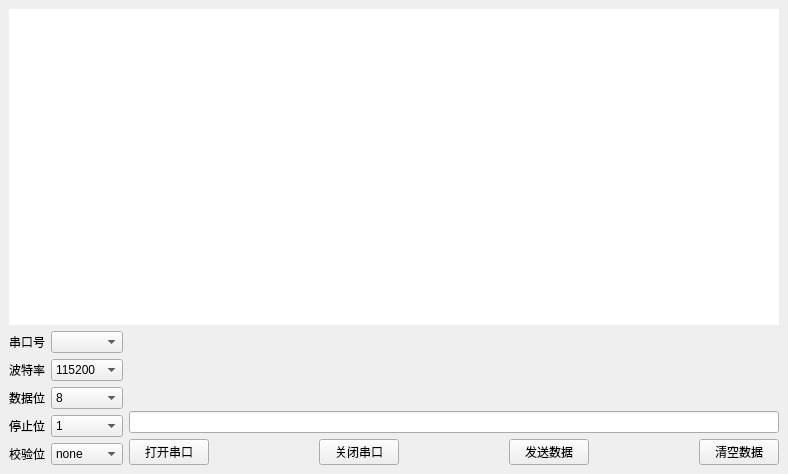
<?xml version="1.0" encoding="UTF-8"?>
<ui version="4.0">
 <class>MainWindow</class>
 <widget class="QMainWindow" name="MainWindow">
  <property name="geometry">
   <rect>
    <x>0</x>
    <y>0</y>
    <width>788</width>
    <height>474</height>
   </rect>
  </property>
  <property name="windowTitle">
   <string>MainWindow</string>
  </property>
  <widget class="QWidget" name="centralwidget">
   <layout class="QGridLayout" name="gridLayout_3">
    <item row="0" column="0">
     <layout class="QGridLayout" name="gridLayout_2">
      <item row="1" column="0" rowspan="3">
       <layout class="QGridLayout" name="gridLayout">
        <item row="0" column="0">
         <widget class="QLabel" name="label">
          <property name="text">
           <string>串口号</string>
          </property>
         </widget>
        </item>
        <item row="0" column="1">
         <widget class="QComboBox" name="serialCb"/>
        </item>
        <item row="1" column="0">
         <widget class="QLabel" name="label_2">
          <property name="text">
           <string>波特率</string>
          </property>
         </widget>
        </item>
        <item row="1" column="1">
         <widget class="QComboBox" name="bauntRateCb">
          <item>
           <property name="text">
            <string>115200</string>
           </property>
          </item>
          <item>
           <property name="text">
            <string>9600</string>
           </property>
          </item>
          <item>
           <property name="text">
            <string>4800</string>
           </property>
          </item>
         </widget>
        </item>
        <item row="2" column="0">
         <widget class="QLabel" name="label_3">
          <property name="text">
           <string>数据位</string>
          </property>
         </widget>
        </item>
        <item row="2" column="1">
         <widget class="QComboBox" name="dataCb">
          <item>
           <property name="text">
            <string>8</string>
           </property>
          </item>
          <item>
           <property name="text">
            <string>7</string>
           </property>
          </item>
          <item>
           <property name="text">
            <string>6</string>
           </property>
          </item>
          <item>
           <property name="text">
            <string>5</string>
           </property>
          </item>
         </widget>
        </item>
        <item row="3" column="0">
         <widget class="QLabel" name="label_4">
          <property name="text">
           <string>停止位</string>
          </property>
         </widget>
        </item>
        <item row="3" column="1">
         <widget class="QComboBox" name="stopCb">
          <item>
           <property name="text">
            <string>1</string>
           </property>
          </item>
          <item>
           <property name="text">
            <string>1.5</string>
           </property>
          </item>
          <item>
           <property name="text">
            <string>2</string>
           </property>
          </item>
         </widget>
        </item>
        <item row="4" column="0">
         <widget class="QLabel" name="label_5">
          <property name="text">
           <string>校验位</string>
          </property>
         </widget>
        </item>
        <item row="4" column="1">
         <widget class="QComboBox" name="checkCb">
          <item>
           <property name="text">
            <string>none</string>
           </property>
          </item>
         </widget>
        </item>
       </layout>
      </item>
      <item row="1" column="1">
       <widget class="QLabel" name="label_6">
        <property name="text">
         <string/>
        </property>
       </widget>
      </item>
      <item row="2" column="1">
       <widget class="QLineEdit" name="sendEdit">
        <property name="text">
         <string/>
        </property>
       </widget>
      </item>
      <item row="3" column="1">
       <layout class="QHBoxLayout" name="horizontalLayout_6">
        <item>
         <widget class="QPushButton" name="openBt">
          <property name="text">
           <string>打开串口</string>
          </property>
         </widget>
        </item>
        <item>
         <spacer name="horizontalSpacer">
          <property name="orientation">
           <enum>Qt::Horizontal</enum>
          </property>
          <property name="sizeHint" stdset="0">
           <size>
            <width>40</width>
            <height>20</height>
           </size>
          </property>
         </spacer>
        </item>
        <item>
         <widget class="QPushButton" name="closeBt">
          <property name="text">
           <string>关闭串口</string>
          </property>
         </widget>
        </item>
        <item>
         <spacer name="horizontalSpacer_2">
          <property name="orientation">
           <enum>Qt::Horizontal</enum>
          </property>
          <property name="sizeHint" stdset="0">
           <size>
            <width>40</width>
            <height>20</height>
           </size>
          </property>
         </spacer>
        </item>
        <item>
         <widget class="QPushButton" name="sendBt">
          <property name="text">
           <string>发送数据</string>
          </property>
         </widget>
        </item>
        <item>
         <spacer name="horizontalSpacer_3">
          <property name="orientation">
           <enum>Qt::Horizontal</enum>
          </property>
          <property name="sizeHint" stdset="0">
           <size>
            <width>40</width>
            <height>20</height>
           </size>
          </property>
         </spacer>
        </item>
        <item>
         <widget class="QPushButton" name="cleartBt">
          <property name="text">
           <string>清空数据</string>
          </property>
         </widget>
        </item>
       </layout>
      </item>
      <item row="0" column="0" colspan="2">
       <widget class="QPlainTextEdit" name="reviceTextEdit">
        <property name="frameShape">
         <enum>QFrame::NoFrame</enum>
        </property>
        <property name="readOnly">
         <bool>true</bool>
        </property>
       </widget>
      </item>
     </layout>
    </item>
   </layout>
  </widget>
 </widget>
 <resources/>
 <connections/>
</ui>
